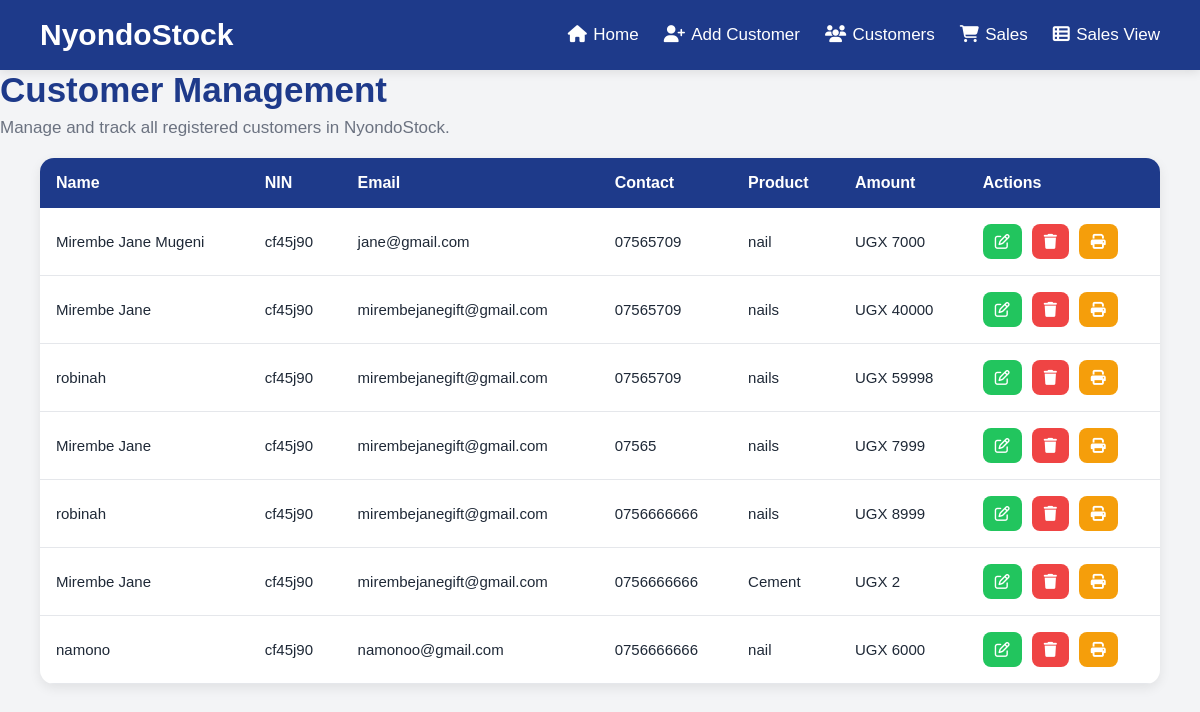
Screenshot of /customer/ with the database file from the repository.
### mugeniapp/models.py (models this page shows, shortened)
class Customer(models.Model):
    name = models.CharField(max_length=100)
    nin = models.CharField(max_length=100)
    email = models.CharField(max_length=100)
    contact = models.CharField(max_length=100)
    product = models.CharField(max_length=100 ,null=True)
    amount = models.IntegerField(default=0)
    date = models.DateField(default=now)
    method_of_payment = models.CharField(max_length=100,default="Cash")

### mugeniapp/views.py (the view)
# urls.py: path('customer/', views.customer, name='customer'),
def customer(request):
    customers = Customer.objects.all()
    return render(request, 'customer.html', {'customers': customers})

### mugeniapp/templates/customer.html (shortened to what this page needs)
<!DOCTYPE html>
<html lang="en">
<head>
</head>
<body>
<nav>
    <div class="logo">NyondoStock</div>
    <ul>
        <li><a href="{% url 'index' %}"><i class="fa-solid fa-house"></i>Home</a></li>
        <li><a href="{% url 'customer' %}"><i class="fa-solid fa-user-plus"></i>Add Customer</a></li>
        <li><a href="{% url 'customer_list' %}"><i class="fa-solid fa-users"></i>Customers</a></li>
        <li><a href="{% url 'sales' %}"><i class="fa-solid fa-cart-shopping"></i>Sales</a></li>
        <li><a href="{% url 'save' %}"><i class="fa-solid fa-table-list"></i>Sales View</a></li>
    </ul>
</nav>
<div class="page-header">
    <h1>Customer Management</h1>
    <p>Manage and track all registered customers in NyondoStock.</p>
</div>
<div class="container">
    <div class="table-container">
        <table>
            <thead>
                <tr>
                    <th>Name</th>
                    <th>NIN</th>
                    <th>Email</th>
                    <th>Contact</th>
                    <th>Product</th>
                    <th>Amount</th>
                    <th>Actions</th>
                </tr>
            </thead>
            <tbody>
                {% for customer in customers %}
                <tr>
                    <td>{{ customer.name }}</td>
                    <td>{{ customer.nin }}</td>
                    <td>{{ customer.email }}</td>
                    <td>{{ customer.contact }}</td>
                    <td>{{ customer.product }}</td>
                    <td>UGX {{ customer.amount }}</td>
                    <td>
                        <div class="actions">
                            <a href="{% url 'edit_customer' customer.id %}" class="action-btn edit-btn">
                                <i class="fa-regular fa-pen-to-square"></i>
                            </a>
                            <a href="{% url 'delete_customer' customer.id %}" class="action-btn delete-btn">
                                <i class="fa-solid fa-trash"></i>
                            </a>
                            <a href="{% url 'customer_receipt' customer.id %}" class="action-btn print-btn">
                                <i class="fa-solid fa-print"></i>
                            </a>
                        </div>
                    </td>
                </tr>
                {% endfor %}
            </tbody>
        </table>
    </div>
</div>
</body>
</html>

### mugeniapp/templates/customer.html (style rules this page uses)
* { margin: 0; padding: 0; box-sizing: border-box; }
body { font-family: Arial, sans-serif; background-color: #f3f4f6; color: #1f2937; }
nav { background-color: #1E3A8A; padding: 18px 40px; display: flex; justify-content: space-between; align-items: center; box-shadow: 0 2px 10px rgba(0,0,0,0.1); }
.logo { color: white; font-size: 30px; font-weight: bold; }
nav ul { list-style: none; display: flex; gap: 25px; }
nav ul li a { text-decoration: none; color: white; font-size: 17px; transition: 0.3s; }
nav ul li a i { margin-right: 0.4rem; }
.page-header h1 { font-size: 35px; color: #1e3a8a; }
.page-header p { margin-top: 8px; color: #6b7280; font-size: 17px; }
.container { padding: 20px 40px 40px; }
.table-container { background: white; border-radius: 14px; overflow-x: auto; box-shadow: 0 4px 12px rgba(0,0,0,0.08); }
table { width: 100%; border-collapse: collapse; min-width: 900px; }
th { background-color: #1e3a8a; color: white; padding: 16px; font-size: 16px; text-align: left; }
td { padding: 16px; border-bottom: 1px solid #e5e7eb; font-size: 15px; }
.actions { display: flex; gap: 10px; }
.action-btn { text-decoration: none; padding: 10px 12px; border-radius: 8px; transition: 0.3s; display: inline-flex; align-items: center; justify-content: center; }
.edit-btn { background-color: #22c55e; color: white; }
.delete-btn { background-color: #ef4444; color: white; }
.print-btn { background-color: #f59e0b; color: white; }

### rows the page displays
Customer: name "Mirembe Jane Mugeni", nin "cf45j90", email "jane@gmail.com", contact "07565709", product "nail", amount "7000"
Customer: name "Mirembe Jane", nin "cf45j90", email "mirembejanegift@gmail.com", contact "07565709", product "nails", amount "40000"
Customer: name "robinah", nin "cf45j90", email "mirembejanegift@gmail.com", contact "07565709", product "nails", amount "59998"
Customer: name "Mirembe Jane", nin "cf45j90", email "mirembejanegift@gmail.com", contact "07565", product "nails", amount "7999"
Customer: name "robinah", nin "cf45j90", email "mirembejanegift@gmail.com", contact "0756666666", product "nails", amount "8999"
Customer: name "Mirembe Jane", nin "cf45j90", email "mirembejanegift@gmail.com", contact "0756666666", product "Cement", amount "2"
Customer: name "namono", nin "cf45j90", email "namonoo@gmail.com", contact "0756666666", product "nail", amount "6000"
